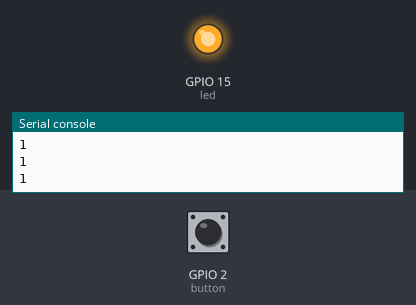
Bench run of a program on a simulated ESP32 board running MicroPython. Shown: output pins drawn as LEDs (lit = HIGH), the last lines printed to the serial console. The test bench sets the inputs (shaded band); at power-on: GPIO 2 (button) HIGH.

Above: at 1.2 s.
1.3 s: GPIO 2 (button) pulled LOW for 0.15 s
At 1.4 s:
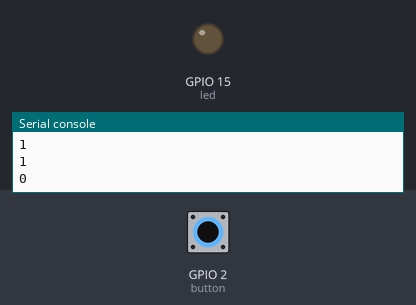
3.0 s: GPIO 2 (button) pulled LOW for 3.2 s
At 7.6 s:
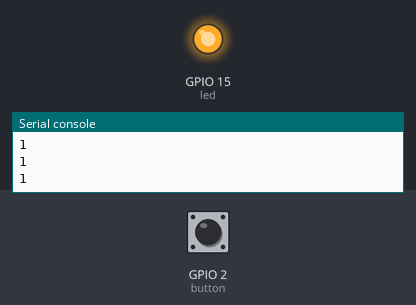
Timing chart, 0 to 9.1 s (numbered marks = the images above; inputs shaded):
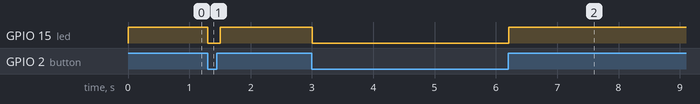

Measured:
- after the input at 1.3 s, GPIO 15 (led): HIGH → LOW at once, → HIGH 0.20 s later
- after the input at 3.0 s, GPIO 15 (led): HIGH → LOW at once, → HIGH 3.2 s later

The program:

button1.py
```python
from machine import Pin
from time import sleep
led = Pin(15, Pin.OUT)
button = Pin(2, Pin.IN, Pin.PULL_UP)
while True:
    led.value(button.value())
    print(button.value())
    sleep(0.1)
```
